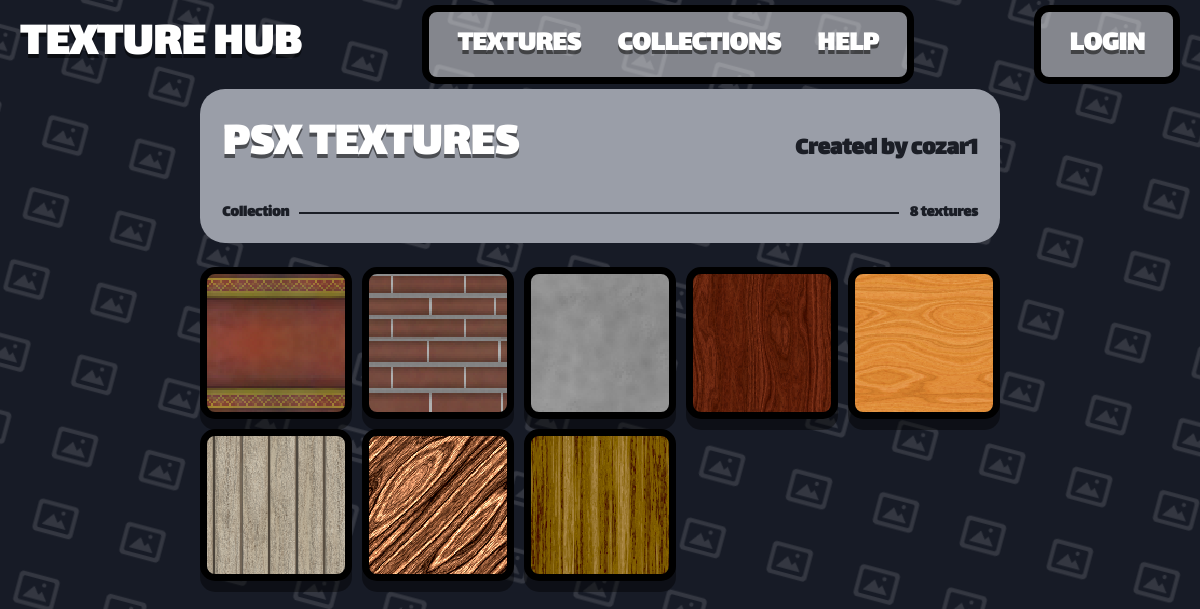
The app's page /collection/1 with its own data.
### app.py (models this page shows)
class Collection(db.Model):
    __tablename__ = 'Collection'
    collection_id = db.Column(db.Integer, primary_key=True)
    collection_name = db.Column(db.String(80), unique=True, nullable=False)
    collection_user_id = db.Column(db.String(120), nullable=False)
    collection_rating = db.Column(db.Integer, default=0)

class User(db.Model):
    __tablename__ = 'User'
    user_id = db.Column(db.Integer, primary_key=True)
    user_name = db.Column(db.String(80), unique=True, nullable=False)
    user_password = db.Column(db.String(120), nullable=False)
    user_rating = db.Column(db.Integer, default=0)

class Texture(db.Model):
    __tablename__ = 'Texture'
    texture_id = db.Column(db.Integer, primary_key=True)
    texture_name = db.Column(db.String(80), unique=True, nullable=False)
    texture_address = db.Column(db.String(120), nullable=False)
    texture_user_id = db.Column(db.Integer, default=0)
    texture_tags = db.Column(db.String(200), nullable=True)

### app.py (the view)
@app.route('/collection/<_collection_id>', methods=['GET', 'POST'])
def collection(_collection_id):
    user = get_current_user()
    collection = Collection.query.filter_by(collection_id = _collection_id).one()
    collection_user = User.query.filter_by(user_id = collection.collection_user_id).one()
    texture_ids = Texture_Collection.query.filter_by(collection_id = collection.collection_id).all()
    textures = [Texture.query.filter_by(texture_id = tc.texture_id).one() for tc in texture_ids]
    return render_template('collection.html', user=user, collection=collection, collection_user=collection_user, textures=textures)

### app.py (called while the page is built)
def get_current_user():
    user_id = session.get('user_id')
    if user_id is None:
        return None
    return User.query.get(user_id)

@app.template_filter('texture_url')
def texture_image_url(address):
    if not address:
        return DEFAULT_TEXTURE_URL
    addr = str(address).strip().replace('\\', '/')
    if addr.startswith('/static/images/'):
        rel = addr[len('/static/images/') :]
    elif addr.startswith('static/images/'):
        rel = addr[len('static/images/') :]
    else:
        rel = os.path.basename(addr)
    rel = os.path.basename(rel)
    if not rel or rel.startswith('.'):
        return DEFAULT_TEXTURE_URL
    full = os.path.join(STATIC_IMAGES_DIR, rel)
    if os.path.isfile(full):
        return f'/static/images/{rel}'
    return DEFAULT_TEXTURE_URL

### templates/collection.html (shortened to what this page needs)
{% extends "template.html" %}
{% block content %}
<div class="th-detail-panel">
    <div class="th-detail-title-row">
        <h1 class="th-detail-title">{{ collection.collection_name }}</h1>
        <div class="th-detail-author">Created by {{ collection_user.user_name }}</div>
    </div>
    <div class="th-collection-row">
        <span class="th-stat-label">Collection</span>
        <div class="th-stat-track"></div>
        <span class="th-stat-value">{{ textures|length }} textures</span>
    </div>
</div>
<div class="th-texture-grid" style="margin-top: 24px;">
    {% for item in textures %}
        {% include "texture_template.html" %}
    {% endfor %}
</div>
{% endblock %}

### templates/texture_template.html
<a href="/texture/{{ item.texture_id }}" class="item" style="background-image: url('{{ item.texture_address | texture_url }}'); background-size: cover; background-position: center; background-repeat: no-repeat;">
    <div class="item-thumb"></div>
</a>

### static/style.css (style rules this page uses)
:root { --color_trans_white: #fdfdff79; --color_trans_black: #00000071; --th-bg-dark: #171b26; --th-navy: #262b3a; --th-navy-light: #3a4155; --th-navy-dark: #12151d; --th-gray: #9a9ea8; --th-gray-light: #c4c7cf; --th-gray-dark: #6d707a; --th-white: #ffffff; --th-orange: #f5a623; --th-orange-dark: #d98c12; --th-text-dark: #1b1e26; --th-border-dark: #000000; --th-radius-sm: 15px; --th-radius-md: 25px; --th-radius-lg: 35px; --th-shadow-bevel: inset 1px 1px 0 var(--th-navy-light), inset -1px -1px 0 var(--th-border-dark); --th-font: "Lalezar-Regular", "Segoe UI", "Arial", sans-serif; --th-font-size-header: 75px; --th-font-size-title: 55px; --th-font-size-text: 25px; }
* { box-sizing: border-box; }
body.th-body { position: relative; margin: 0; font-family: var(--th-font); color: var(--th-white); background-color: var(--th-bg-dark); min-height: 100vh; overflow-x: hidden; overflow-y: auto; }
body.th-body::before { content: ""; position: fixed; inset: 0; z-index: 0; pointer-events: none; top: 50%; left: 50%; width: 150vmax; height: 150vmax; transform: translate(-50%, -50%) rotate(15deg); background-image: url("/static/images/image_icon.png"); background-repeat: repeat; background-size: 90px auto; opacity: 0.12; }
.item { width: 100%; display: grid; place-items: center; position: relative; background: var(--color_trans_white); border: 7px solid var(--th-border-dark); border-radius: var(--th-radius-sm); padding: 10px; aspect-ratio: 1 / 1; max-width: 20rem; background-image: linear-gradient(45deg, #b9bcc3 25%, transparent 25%), linear-gradient(-45deg, #b9bcc3 25%, transparent 25%), linear-gradient(45deg, transparent 75%, #b9bcc3 75%), linear-gradient(-45deg, transparent 75%, #b9bcc3 75%); background-size: 20px 20px; background-position: 0 0, 0 10px, 10px -10px, -10px 0; background-color: var(--th-gray-light); -webkit-box-shadow: 0px 11px 0px 0px rgba(0,0,0,0.42); box-shadow: 0px 11px 0px 0px rgba(0,0,0,0.42); image-rendering: pixelated; image-rendering: crisp-edges; transition-duration: 0.2s; text-decoration: none; color: inherit; overflow: hidden; }
.item .item-thumb { width: 100%; height: 100%; display: block; }
.th-texture-grid { flex: 1; display: grid; grid-template-columns: repeat(5, 1fr); gap: 10px; justify-content: center; }
.th-detail-panel { background: var(--th-gray); border-radius: var(--th-radius-md); padding: 18px 22px; color: var(--th-text-dark); }
.th-detail-title-row { display: flex; align-items: baseline; justify-content: space-between; }
.th-detail-title { font-size: var(--th-font-size-title); font-weight: 800; margin: 0; }
.th-detail-author { font-weight: 700; font-size: var(--th-font-size-text); }
.th-detail-title { font-size: clamp(1.75rem, 4vw, var(--th-font-size-header)); font-weight: 800; letter-spacing: 0.5px; color: var(--th-white); text-transform: uppercase; white-space: nowrap; text-decoration: none; flex-shrink: 0; text-shadow: 0px 4px 0px rgba(0,0,0,0.51); }
.th-stat-label { font-weight: 800; white-space: nowrap; }
.th-stat-track { flex: 1; height: 2px; background: var(--th-text-dark); }
.th-stat-value { font-weight: 800; }
.th-collection-row { display: flex; align-items: center; gap: 10px; margin-top: 18px; }

### records on screen
Collection: collection_name "PSX TEXTURES"
User: user_name "cozar1"
Texture: texture_address|texture_url (picture)
Texture: texture_address|texture_url (picture)
Texture: texture_address|texture_url (picture)
Texture: texture_address|texture_url (picture)
Texture: texture_address|texture_url (picture)
Texture: texture_address|texture_url (picture)
Texture: texture_address|texture_url (picture)
Texture: texture_address|texture_url (picture)

### other values on screen
{{ textures|length }} "8"
